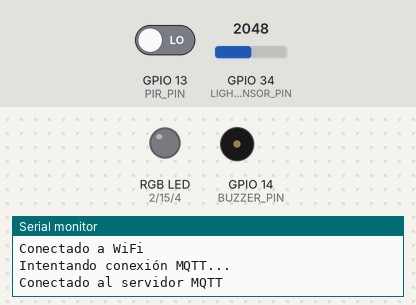
Simulated run of this sketch. Board: ESP32. Shown: an RGB LED mixed from three pins (HIGH = lit), buzzer (waves = sounding), the last lines printed to the serial monitor. The test bench sets the inputs (shaded band); at power-on: GPIO 13 (PIR_PIN) LOW, GPIO 34 (LIGHT_SENSOR_PIN) = 2048. Dim RGB values are drawn brighter than linear; WiFi joins after 1.5 s; servers stay silent unless stated; uploads are accepted with an empty reply; no MQTT or app messages arrive unless stated.

Above: at 3.2 s.
3.3 s: GPIO 13 (PIR_PIN) driven HIGH
At 4.0 s:
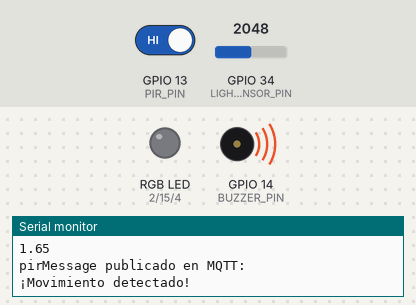
At 6.8 s:
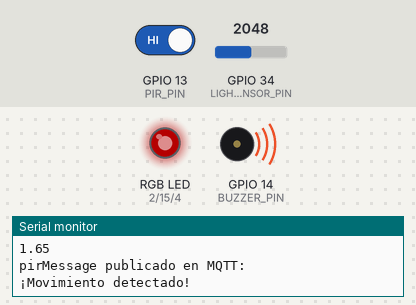
11.9 s: GPIO 13 (PIR_PIN) driven LOW
At 13.2 s:
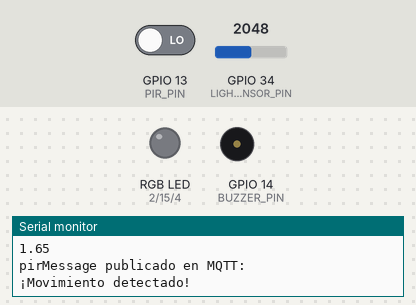
Timing chart, 0 to 14.9 s (numbered marks = the images above; inputs shaded):
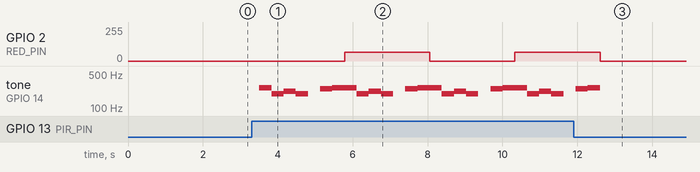

The sketch:

alarma_movimiento.ino
```cpp
#include "pitches.h"
#include <WiFi.h>
#include <HTTPClient.h>
#include <ArduinoJson.h>
#include <PubSubClient.h>

// Configuración de la red WiFi
const char* ssid = "HUAWEI nova 3 A4E7";
const char* password = "hola12345";

// URL de la API para registrar los datos
const char* serverName = "https://segureye-server.onrender.com/register-event";

const char* mqtt_server = "broker.hivemq.com";
const int mqtt_port = 1883;
const char* mqtt_user = "";
const char* mqtt_password = "";

const char* client_id = "sistema_segureye";

// Tópicos MQTT para controlar el LED y el buzzer
const char* led_control_topic = "segureye/led/color";
const char* buzzer_control_topic = "segureye/buzzer/control";

WiFiClient espClient;
PubSubClient client(espClient);  // instancia del cliente MQTT

#define PIR_PIN 13
#define BUZZER_PIN 14
#define RED_PIN 2
#define GREEN_PIN 15
#define BLUE_PIN 4
#define LIGHT_SENSOR_PIN 34

// Definir canal PWM
#define LEDC_CHANNEL_0 0
#define LEDC_TIMER_13_BIT 13
#define LEDC_BASE_FREQ 5000

const unsigned long MOTION_THRESHOLD = 15000;
const unsigned long LED_BLINK_INTERVAL = 500;
const unsigned long BUZZER_INTERVAL = 500;

unsigned long lastMotionTime = 0;
unsigned long lastLEDBlinkTime = 0;
unsigned long lastBuzzerTime = 0;
unsigned long lastLEDBlinkTimeManual = 0;

bool ledState = LOW;
bool motionDetected = false;

int melody1[] = { NOTE_C4, NOTE_G3, NOTE_G3, NOTE_A3, NOTE_G3, 0, NOTE_B3, NOTE_C4 };
int noteDurations1[] = { 4, 8, 8, 4, 4, 4, 4, 4 };

int manualRedValue = 0;
int manualGreenValue = 0;
int manualBlueValue = 0;
bool manualLEDControlActive = false;

void reconnect() {
  while (!client.connected()) {
    Serial.println("Intentando conexión MQTT...");
    if (client.connect(client_id, mqtt_user, mqtt_password)) {
      Serial.println("Conectado al servidor MQTT");
      // Suscribirse a los tópicos de control del LED y buzzer al conectarse
      client.subscribe(led_control_topic);
      client.subscribe(buzzer_control_topic);
    } else {
      Serial.print("Error de conexión, rc=");
      Serial.print(client.state());
      Serial.println(" Intentando de nuevo en 5 segundos");
      delay(5000);
    }
  }
}

// Inicialización de pines y conexión WiFi
void setup() {
  initializePins();
  connectToWiFi();
  configurePWMChannels();
  client.setServer(mqtt_server, mqtt_port);
  client.setCallback(callback);
}

void loop() {
  if (!client.connected()) {
    reconnect();
  }

  client.loop();

  int pirState = digitalRead(PIR_PIN);
  float lightState = analogRead(LIGHT_SENSOR_PIN) * (3.3 / 4095.0);
  unsigned long currentTime = millis();

  if (pirState == HIGH && !motionDetected) {
    lastMotionTime = currentTime;
    motionDetected = true;
    Serial.println("¡Movimiento detectado!");
    sendDataToServer(pirState, lightState);
  }

  if (pirState == HIGH) {
    handleMotionDetection(currentTime);
  }

  if (currentTime - lastMotionTime >= MOTION_THRESHOLD) {
    stopAlert();
  }

  if (manualLEDControlActive) {
    handleManualLEDBlink(currentTime);
  }
}

void initializePins() {
  pinMode(PIR_PIN, INPUT);
  pinMode(BUZZER_PIN, OUTPUT);
  pinMode(RED_PIN, OUTPUT);
  pinMode(GREEN_PIN, OUTPUT);
  pinMode(BLUE_PIN, OUTPUT);
  pinMode(LIGHT_SENSOR_PIN, INPUT);
  Serial.begin(115200);
}

void connectToWiFi() {
  WiFi.begin(ssid, password);
  while (WiFi.status() != WL_CONNECTED) {
    delay(1000);
    Serial.println("Conectando a WiFi...");
  }
  Serial.println("Conectado a WiFi");
}

void configurePWMChannels() {
  ledcSetup(LEDC_CHANNEL_0, LEDC_BASE_FREQ, LEDC_TIMER_13_BIT);
  ledcAttachPin(BUZZER_PIN, LEDC_CHANNEL_0);
  ledcAttachPin(RED_PIN, 0);
  ledcAttachPin(GREEN_PIN, 1);
  ledcAttachPin(BLUE_PIN, 2);
}

void handleMotionDetection(unsigned long currentTime) {
  if (currentTime - lastBuzzerTime >= BUZZER_INTERVAL) {
    playMelody(melody1, noteDurations1, 8);
    lastBuzzerTime = currentTime;
  }

  if (currentTime - lastLEDBlinkTime >= LED_BLINK_INTERVAL) {
    lastLEDBlinkTime = currentTime;
    toggleLED();
  }
}

void toggleLED() {
  ledState = !ledState;
  ledcWrite(0, ledState ? 255 : 0);
}

void stopAlert() {
  ledcWriteTone(3, 0);
  ledcWrite(0, 0);
  ledcWrite(1, 0);
  ledcWrite(2, 0);
  motionDetected = false;
}

void sendDataToServer(int pirState, float lightState) {
  if (WiFi.status() == WL_CONNECTED) {
    HTTPClient http;
    http.begin(serverName);
    http.addHeader("Content-Type", "application/json");
    http.addHeader("User-Agent", "ESP32");

    StaticJsonDocument<200> doc;
    doc["accion"] = 1;
    JsonObject data = doc.createNestedObject("data");
    data["pirState"] = pirState;
    data["lightState"] = lightState;

    String jsonString;
    serializeJson(doc, jsonString);

    int httpResponseCode = http.POST(jsonString);
    Serial.println(jsonString);

    if (httpResponseCode > 0) {
      String response = http.getString();
      Serial.println(httpResponseCode);
      Serial.println(response);
    } else {
      Serial.print("Error en la solicitud HTTP: ");
      Serial.println(httpResponseCode);
    }

    http.end();

    if (client.connected()) {
      String lightMessage = String(lightState);
      client.publish("segureye/sensor_data/light", lightMessage.c_str());
      Serial.println("lightState publicado en MQTT:");
      Serial.println(lightMessage);

      String pirMessage = "¡Movimiento detectado!";
      client.publish("segureye/sensor_data/pir", pirMessage.c_str());
      Serial.println("pirMessage publicado en MQTT:");
      Serial.println(pirMessage);
    } else {
      Serial.println("No conectado a MQTT");
    }

  } else {
    Serial.println("Error: No conectado a WiFi");
  }
}

void playMelody(int melody[], int noteDurations[], int size) {
  for (int thisNote = 0; thisNote < size; thisNote++) {
    int noteDuration = 1000 / noteDurations[thisNote];
    ledcWriteTone(LEDC_CHANNEL_0, melody[thisNote]);
    int pauseBetweenNotes = noteDuration * 1.30;
    delay(pauseBetweenNotes);
    ledcWriteTone(LEDC_CHANNEL_0, 0);
  }
}

// Función callback para manejar los mensajes recibidos
void callback(char* topic, byte* payload, unsigned int length) {
  Serial.print("Mensaje recibido en el tópico: ");
  Serial.println(topic);

  String msg = "";
  for (int i = 0; i < length; i++) {
    msg += (char)payload[i];
  }
  Serial.println("Mensaje: " + msg);

  if (String(topic) == led_control_topic) {
    controlLED(msg);
  } else if (String(topic) == buzzer_control_topic) {
    controlBuzzer(msg);
  }
}

// Función para controlar el LED a través de MQTT
void controlLED(String msg) {
  StaticJsonDocument<200> doc;
  DeserializationError error = deserializeJson(doc, msg);

  if (!error) {
    manualRedValue = doc["red"];
    manualGreenValue = doc["green"];
    manualBlueValue = doc["blue"];
    manualLEDControlActive = true;

    Serial.print("Iniciando parpadeo con color: R=");
    Serial.print(manualRedValue);
    Serial.print(" G=");
    Serial.print(manualGreenValue);
    Serial.print(" B=");
    Serial.println(manualBlueValue);
  } else {
    Serial.println("Error al analizar JSON");
  }
}

// Función para manejar el parpadeo del LED manualmente
void handleManualLEDBlink(unsigned long currentTime) {
  if (currentTime - lastLEDBlinkTimeManual >= LED_BLINK_INTERVAL) {
    lastLEDBlinkTimeManual = currentTime;
    ledState = !ledState;
    ledcWrite(0, ledState ? manualRedValue : 0);
    ledcWrite(1, ledState ? manualGreenValue : 0);
    ledcWrite(2, ledState ? manualBlueValue : 0);
  }
}

// Función para controlar el buzzer a través de MQTT
void controlBuzzer(String msg) {
  if (msg == "on") {
    playMelody(melody1, noteDurations1, 8);
    Serial.println("Buzzer activado");
  } else if (msg == "off") {
    ledcWriteTone(LEDC_CHANNEL_0, 0);
    Serial.println("Buzzer desactivado");
  } else {
    Serial.println("Comando de buzzer no reconocido");
  }
}
```

Measured:
- after the input at 3.3 s, GPIO 2 (RED_PIN): 0/255 → 64/255 after 2.5 s, → 0/255 2.3 s later, → 64/255 2.3 s later; tone on GPIO 14 (BUZZER_PIN): silent → 262 Hz after 0.21 s, then repeats every 2.3 s: 196 Hz 0.32 s, 220 Hz 0.33 s, 196 Hz 0.33 s, silent 0.33 s, 247 Hz 0.33 s, 262 Hz 0.65 s
- after the input at 11.9 s, GPIO 2 (RED_PIN): goes on until 12.6 s, then stays 0/255
